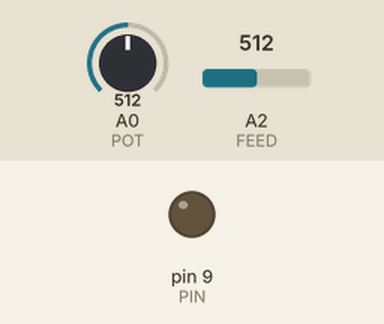
A sketch run on a simulated Arduino Uno, built with avr-gcc and run on an emulated ATmega328P. Parts: output pins drawn as LEDs (lit = HIGH). The inputs (shaded band) are chosen by the test bench; at power-on: A0 (POT) = 512, A2 (FEED) = 512.

Above: at 1.2 s.
1.3 s: A0 (POT) set to 653
2.8 s: A0 (POT) set to 682
At 4.2 s:
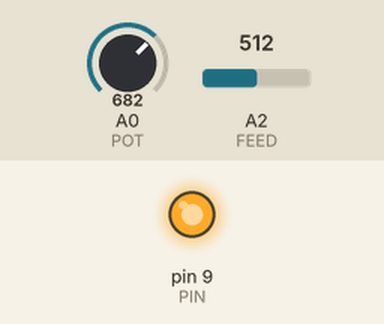
5.0 s: A2 (FEED) set to 536
6.5 s: A2 (FEED) set to 564
At 8.3 s:
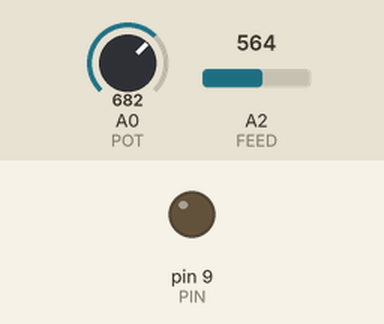
8.6 s: A2 (FEED) set to 539
10.1 s: A2 (FEED) set to 512
At 12.2 s:
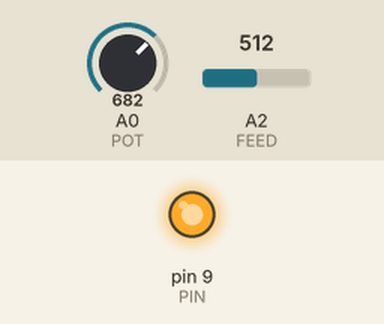
Timing chart, 0 to 13.3 s (numbered marks = the images above; inputs shaded):
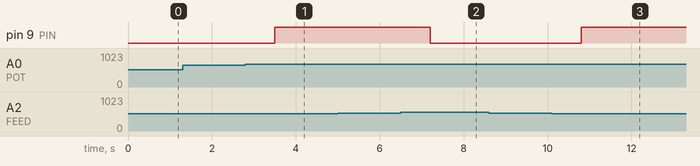

Measured:
- the behaviour switches between 668 and 669 on A0 (POT) (found by bisection; images 0 and 1)
- the behaviour switches between 550 and 551 on A2 (FEED) (found by bisection; images 1 and 2)
- the behaviour switches between 523 and 522 on A2 (FEED) (found by bisection; images 2 and 3)
- after the input at 1.3 s, every drawn part: stays the same
- after the input at 2.8 s, pin 9 (PIN): LOW → HIGH after 0.70 s
- after the input at 5.0 s, every drawn part: stays the same
- after the input at 6.5 s, pin 9 (PIN): HIGH → LOW after 0.70 s
- after the input at 8.6 s, every drawn part: stays the same
- after the input at 10.1 s, pin 9 (PIN): LOW → HIGH after 0.70 s

The sketch:

closed_loop_gate_driver.ino
```cpp
#define PIN 9
#define POT A0
#define FEED A2
#define R1 10
#define R2 20

  uint16_t potRead = 0;
  int pwmVal = 0;
  float feedVal = 0;
  float Kp = 2.5;           // proportional gain

  float feedCalc(int n){

    float val = (n*5.0)/1023.0;  // converting analog reading to input voltage

    return val;
  }

  void errorCalc(){

    float desiredVolt = (potRead / 1023.0) * 12.1;  // calculating desired output voltage from the pwm set by pot
    float actualVolt = (feedVal * ((R1 + R2) / (float)R1) ); //typecasted
    float voltDiff = desiredVolt - actualVolt; // calculating the error in voltage

    Serial.println();
    Serial.print("PotRead: ");
    Serial.print(potRead);

    Serial.println();

    Serial.print("desired: ");
    Serial.print(desiredVolt);

    Serial.println();

    Serial.print("feed: ");
    Serial.print(feedVal);

    Serial.println();

    Serial.print("actual: ");
    Serial.print(actualVolt);

    Serial.println();

    Serial.print("error: ");
    Serial.print(voltDiff);

    Serial.println();


    pwmVal = pwmVal + Kp * voltDiff;
    pwmVal = constrain(pwmVal, 0, 255);

    Serial.print("pwm: ");Serial.print(pwmVal);
    Serial.println();

    analogWrite(PIN,pwmVal);

  }

void setup(){

  pinMode(PIN,OUTPUT);
  //Serial.begin(9600);

}

void loop(){

  potRead = analogRead(POT);

  // pwmVal = map(potRead,0,1023,0,255);
  // analogWrite(PIN,pwmVal);

  feedVal = feedCalc(analogRead(FEED));
  Serial.println();

    Serial.print("feed: ");
    Serial.print(analogRead(FEED));

  errorCalc();

  //delay(1000);


}
```
